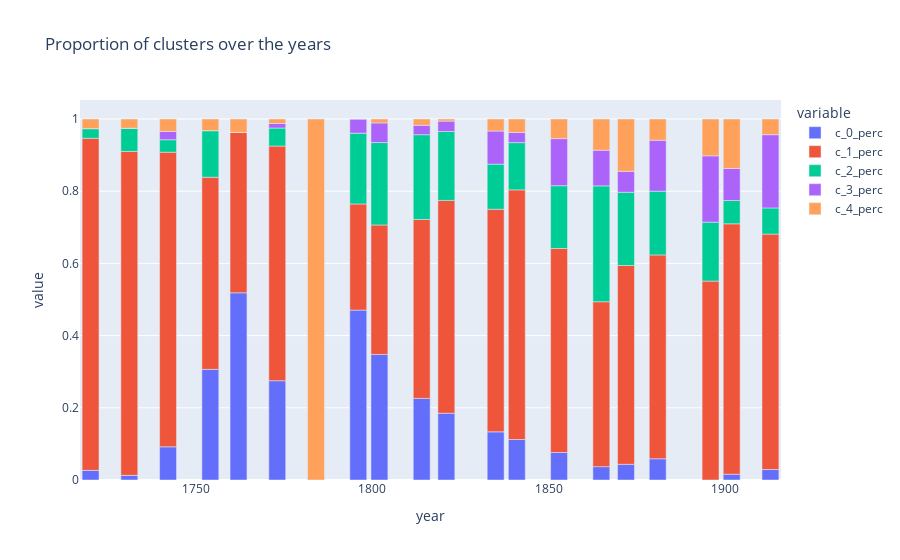

Source (notebook cell):
### Code cell
# now we can plot our last 5 columns as 100% stacked bar chart
# using x as year and y as proportion of each cluster

# let's use plotly express for our plot

import plotly.express as px

# let's create a list of our columns to plot

columns_to_plot = [f"c_{cluster}_perc" for cluster in range(5)]
# let's check out our list

# so x axis will be year and y axis will be proportion of each cluster

# let's plot our data

fig = px.bar(df_year_cluster, 
             x=df_year_cluster.index, 
             y=columns_to_plot, 
             title="Proportion of clusters over the years", 
             labels={'x':'Year', 'y':'Proportion of clusters'})

# let's show our plot
fig.show()

### Figure 1 — Plotly figure (JSON) as saved in the notebook; plotly's stock layout.template omitted (floating-point values rounded to 4 significant figures)
{"data": [{"alignmentgroup": "True", "hovertemplate": "variable=c_0_perc<br>year=%{x}<br>value=%{y}<extra></extra>", "legendgroup": "c_0_perc", "marker": {"color": "#636efa", "pattern": {"shape": ""}}, "name": "c_0_perc", "offsetgroup": "c_0_perc", "orientation": "v", "showlegend": true, "textposition": "auto", "type": "bar", "x": [1720, 1731, 1742, 1754, 1762, 1773, 1784, 1796, 1802, 1814, 1821, 1835, 1841, 1853, 1865, 1872, 1881, 1896, 1902, 1913], "xaxis": "x", "y": [0.02667, 0.01282, 0.09195, 0.3065, 0.5185, 0.275, 0, 0.4706, 0.3478, 0.2261, 0.185, 0.1333, 0.1121, 0.07609, 0.03704, 0.04348, 0.05882, 0, 0.01613, 0.02899], "yaxis": "y"}, {"alignmentgroup": "True", "hovertemplate": "variable=c_1_perc<br>year=%{x}<br>value=%{y}<extra></extra>", "legendgroup": "c_1_perc", "marker": {"color": "#EF553B", "pattern": {"shape": ""}}, "name": "c_1_perc", "offsetgroup": "c_1_perc", "orientation": "v", "showlegend": true, "textposition": "auto", "type": "bar", "x": [1720, 1731, 1742, 1754, 1762, 1773, 1784, 1796, 1802, 1814, 1821, 1835, 1841, 1853, 1865, 1872, 1881, 1896, 1902, 1913], "xaxis": "x", "y": [0.92, 0.8974, 0.8161, 0.5323, 0.4444, 0.65, 0, 0.2941, 0.3587, 0.4957, 0.5896, 0.6167, 0.6916, 0.5652, 0.4568, 0.5507, 0.5647, 0.551, 0.6935, 0.6522], "yaxis": "y"}, {"alignmentgroup": "True", "hovertemplate": "variable=c_2_perc<br>year=%{x}<br>value=%{y}<extra></extra>", "legendgroup": "c_2_perc", "marker": {"color": "#00cc96", "pattern": {"shape": ""}}, "name": "c_2_perc", "offsetgroup": "c_2_perc", "orientation": "v", "showlegend": true, "textposition": "auto", "type": "bar", "x": [1720, 1731, 1742, 1754, 1762, 1773, 1784, 1796, 1802, 1814, 1821, 1835, 1841, 1853, 1865, 1872, 1881, 1896, 1902, 1913], "xaxis": "x", "y": [0.02667, 0.0641, 0.03448, 0.129, 0, 0.05, 0, 0.1961, 0.2283, 0.2348, 0.1908, 0.125, 0.1308, 0.1739, 0.321, 0.2029, 0.1765, 0.1633, 0.06452, 0.07246], "yaxis": "y"}, {"alignmentgroup": "True", "hovertemplate": "variable=c_3_perc<br>year=%{x}<br>value=%{y}<extra></extra>", "legendgroup": "c_3_perc", "marker": {"color": "#ab63fa", "pattern": {"shape": ""}}, "name": "c_3_perc", "offsetgroup": "c_3_perc", "orientation": "v", "showlegend": true, "textposition": "auto", "type": "bar", "x": [1720, 1731, 1742, 1754, 1762, 1773, 1784, 1796, 1802, 1814, 1821, 1835, 1841, 1853, 1865, 1872, 1881, 1896, 1902, 1913], "xaxis": "x", "y": [0, 0, 0.02299, 0, 0, 0.0125, 0, 0.03922, 0.05435, 0.02609, 0.0289, 0.09167, 0.02804, 0.1304, 0.09877, 0.05797, 0.1412, 0.1837, 0.08871, 0.2029], "yaxis": "y"}, {"alignmentgroup": "True", "hovertemplate": "variable=c_4_perc<br>year=%{x}<br>value=%{y}<extra></extra>", "legendgroup": "c_4_perc", "marker": {"color": "#FFA15A", "pattern": {"shape": ""}}, "name": "c_4_perc", "offsetgroup": "c_4_perc", "orientation": "v", "showlegend": true, "textposition": "auto", "type": "bar", "x": [1720, 1731, 1742, 1754, 1762, 1773, 1784, 1796, 1802, 1814, 1821, 1835, 1841, 1853, 1865, 1872, 1881, 1896, 1902, 1913], "xaxis": "x", "y": [0.02667, 0.02564, 0.03448, 0.03226, 0.03704, 0.0125, 1, 0, 0.01087, 0.01739, 0.00578, 0.03333, 0.03738, 0.05435, 0.08642, 0.1449, 0.05882, 0.102, 0.1371, 0.04348], "yaxis": "y"}], "layout": {"barmode": "relative", "legend": {"title": {"text": "variable"}, "tracegroupgap": 0}, "title": {"text": "Proportion of clusters over the years"}, "xaxis": {"anchor": "y", "domain": [0, 1], "title": {"text": "year"}}, "yaxis": {"anchor": "x", "domain": [0, 1], "title": {"text": "value"}}}}
